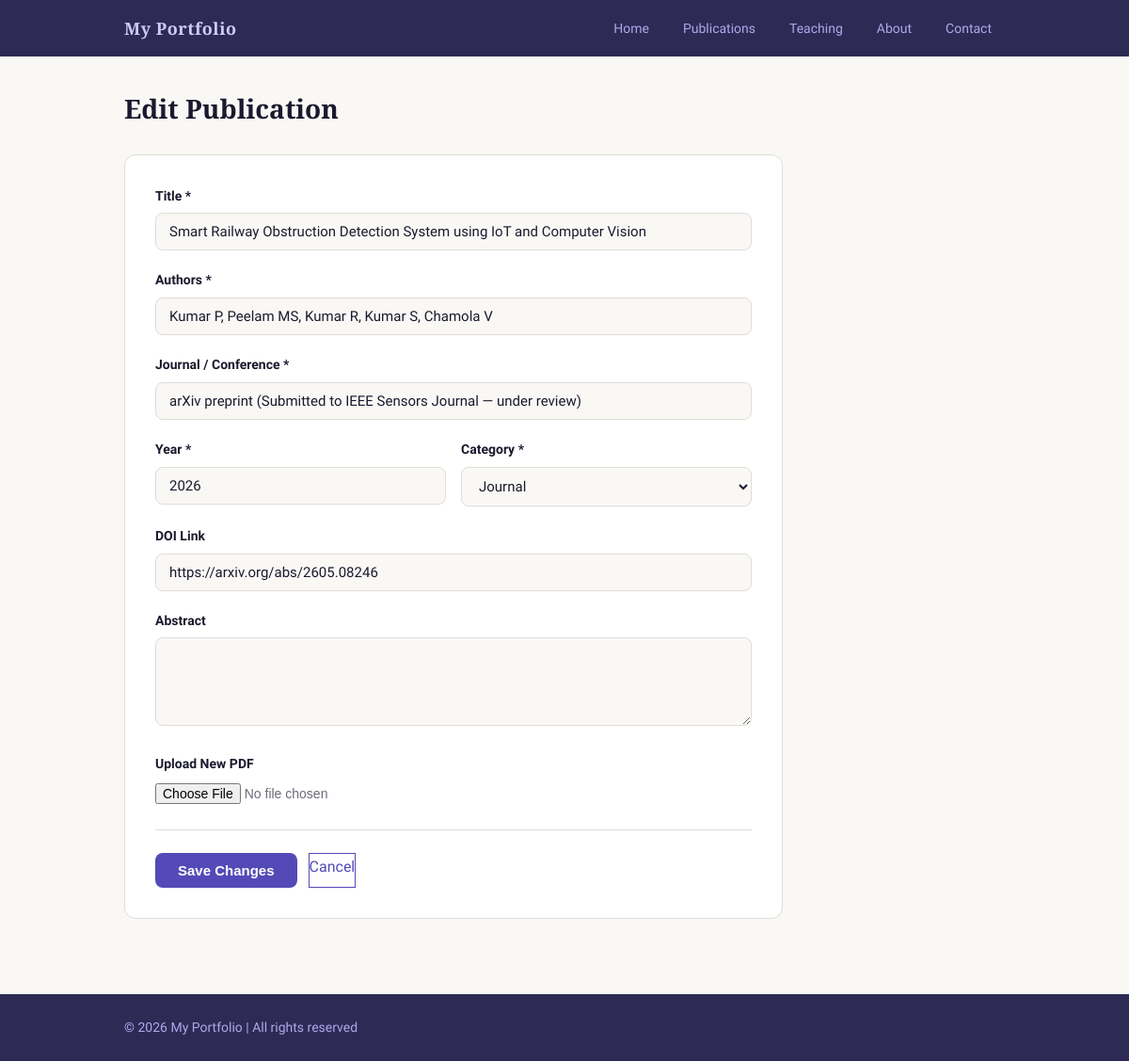
Page /admin/edit-publication/10 on the committed database.
### models.py (models this page shows)
class Publication(db.Model):
    id = db.Column(db.Integer, primary_key=True)
    title = db.Column(db.String(500), nullable=False)
    authors = db.Column(db.String(500))
    journal = db.Column(db.String(300))
    year = db.Column(db.Integer)
    category = db.Column(db.String(50))  # Journal, Conference, Book Chapter
    doi = db.Column(db.String(300))
    abstract = db.Column(db.Text)
    pdf_filename = db.Column(db.String(300))

### app.py (the view, shortened to what this page needs)
@app.route('/admin/edit-publication/<int:id>', methods=['GET', 'POST'])
def edit_publication(id):
    paper = Publication.query.get_or_404(id)
    return render_template('admin/edit_publication.html', paper=paper)

### templates/admin/edit_publication.html (shortened to what this page needs)
{% extends 'base.html' %}
{% block content %}
<section class="admin-form-section">
    <h1>Edit Publication</h1>
    <form method="POST" enctype="multipart/form-data" class="admin-form">
        <div class="form-group">
            <label>Title *</label>
            <input type="text" name="title" value="{{ paper.title }}" required>
        </div>
        <div class="form-group">
            <label>Authors *</label>
            <input type="text" name="authors" value="{{ paper.authors }}" required>
        </div>
        <div class="form-group">
            <label>Journal / Conference *</label>
            <input type="text" name="journal" value="{{ paper.journal }}" required>
        </div>
        <div class="form-row">
            <div class="form-group">
                <label>Year *</label>
                <input type="number" name="year" value="{{ paper.year }}" required>
            </div>
            <div class="form-group">
                <label>Category *</label>
                <select name="category" required>
                    <option value="Journal" {{ 'selected' if paper.category == 'Journal' }}>Journal</option>
                </select>
            </div>
        </div>
        <div class="form-group">
            <label>DOI Link</label>
            <input type="text" name="doi" value="{{ paper.doi or '' }}">
        </div>
        <div class="form-group">
            <label>Abstract</label>
            <textarea name="abstract" rows="4">{{ paper.abstract or '' }}</textarea>
        </div>
        <div class="form-group">
            <label>Upload New PDF {% if paper.pdf_filename %}(Current: {{ paper.pdf_filename }}){% endif %}</label>
            <input type="file" name="pdf" accept=".pdf">
        </div>
        <div class="form-actions">
            <button type="submit" class="btn-primary">Save Changes</button>
            <a href="{{ url_for('admin_dashboard') }}" class="btn-outline">Cancel</a>
        </div>
    </form>
</section>
{% endblock %}

### static/css/style.css (style rules this page uses)
:root { --primary: #2d2b55; --primary-light: #534ab7; --primary-pale: #eeedfe; --accent: #c44d2a; --text-dark: #1a1a2e; --text-muted: #6b6b7b; --bg-page: #faf8f5; --bg-white: #ffffff; --bg-light: #f5f3f0; --border: #e0ddd8; --success: #0f6e56; --success-bg: #e1f5ee; --danger: #a32d2d; --danger-bg: #fcebeb; --amber: #ba7517; --amber-bg: #faeeda; --info: #185fa5; --info-bg: #e6f1fb; --radius: 8px; --radius-lg: 12px; --shadow: 0 2px 16px rgba(26, 26, 46, 0.06); --shadow-hover: 0 6px 24px rgba(26, 26, 46, 0.1); --font-heading: 'Playfair Display', Georgia, serif; --font-body: 'Source Sans 3', 'Segoe UI', sans-serif; --max-width: 1000px; }
* { margin: 0; padding: 0; box-sizing: border-box; }
html { scroll-behavior: smooth; }
body { font-family: var(--font-body); background: var(--bg-page); color: var(--text-dark); line-height: 1.7; font-size: 16px; }
a { color: var(--primary-light); text-decoration: none; transition: color 0.2s; }
.btn-outline { background: transparent; color: var(--primary-light); border: 1px solid var(--primary-light); }
.btn-primary { display: inline-block; padding: 10px 24px; font-size: 15px; font-weight: 600; border-radius: var(--radius); background: var(--primary-light); color: #ffffff; border: none; cursor: pointer; transition: all 0.2s; }
.admin-form-section { max-width: 700px; }
.admin-form-section h1 { font-family: var(--font-heading); font-size: 28px; margin-bottom: 1.5rem; }
.admin-form { background: var(--bg-white); border: 1px solid var(--border); border-radius: var(--radius-lg); padding: 2rem; }
.form-group { margin-bottom: 1.25rem; }
.form-group label { display: block; font-size: 14px; font-weight: 600; margin-bottom: 6px; color: var(--text-dark); }
.form-group input[type="text"], .form-group input[type="email"], .form-group input[type="number"], .form-group textarea, .form-group select { width: 100%; padding: 10px 14px; font-size: 15px; font-family: var(--font-body); border: 1px solid var(--border); border-radius: var(--radius); background: var(--bg-page); color: var(--text-dark); transition: border-color 0.2s; }
.form-group textarea { resize: vertical; }
.form-group input[type="file"] { font-size: 14px; color: var(--text-muted); }
.form-row { display: grid; grid-template-columns: 1fr 1fr; gap: 16px; }
.form-actions { display: flex; gap: 12px; margin-top: 1.5rem; padding-top: 1.5rem; border-top: 1px solid var(--border); }

### rows in the picture
Publication: title "Smart Railway Obstruction Detection System using IoT and Computer Vision", authors "Kumar P, Peelam MS, Kumar R, Kumar S, Chamola V", journal "arXiv preprint (Submitted to IEEE Sensors Journal — under review)", year "2026", doi "https://arxiv.org/abs/2605.08246"
